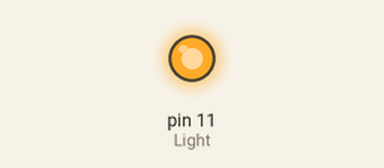
This sketch was run on a simulated Arduino Uno, built with avr-gcc and run on an emulated ATmega328P. On the bench: output pins drawn as LEDs (lit = HIGH).

Above: at 1.0 s.
At 3.0 s:
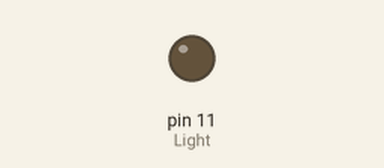
Timing chart, 0 to 6.5 s (numbered marks = the images above):
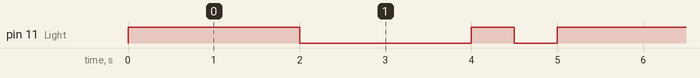

Measured:
- by itself, pin 11 (Light): repeats every 5.0 s: LOW 2.0 s, HIGH 0.50 s, LOW 0.50 s, HIGH 2.0 s
- by itself, everything shown: repeats every 5.0 s, in 4 steps

The sketch:

Day2.ino
```cpp
int Light = 11 ;

void setup() {
  // put your setup code here, to run once:
pinMode(Light,OUTPUT);
digitalWrite(Light,LOW);

}

void loop() {
  // put your main code here, to run repeatedly:
  digitalWrite(Light, HIGH);  // turn the LED on (HIGH is the voltage level)
  delay(2000);                      // wait for a second
  digitalWrite(Light, LOW);   // turn the LED off by making the voltage LOW
  delay(2000);
  digitalWrite(Light, HIGH);
  delay(500);                      // wait for a second
  digitalWrite(Light, LOW);   // turn the LED off by making the voltage LOW
  delay(500);

}
```
